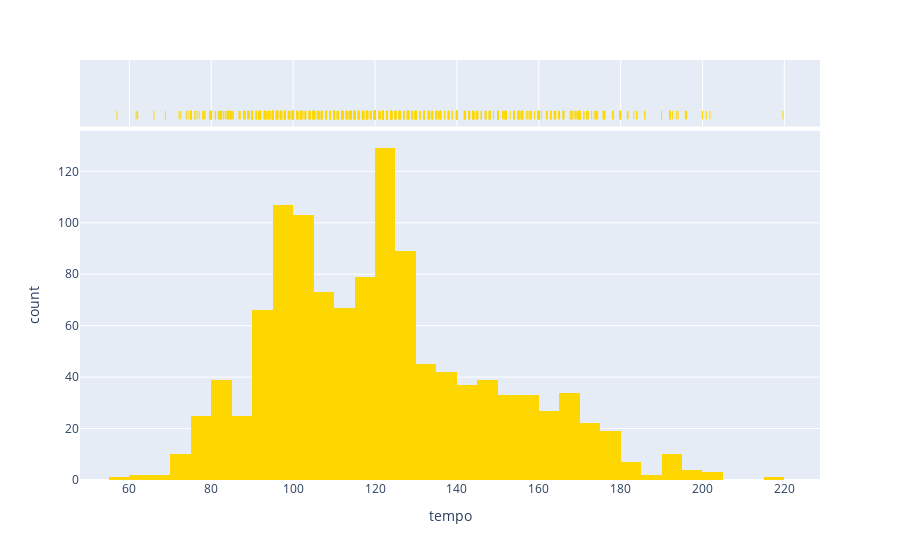

The notebook cell this image was saved under:
### Code cell
fig = px.histogram(df, x="tempo", marginal="rug", hover_data=df.columns, color_discrete_sequence=['gold'],)
fig.show()

### Figure 1 — Plotly figure (JSON) as saved in the notebook; plotly's stock layout.template omitted (floating-point values rounded to 4 significant figures; data arrays with more than 128 entries replaced by an {"elided": "..."} marker saying what was removed)
{"data": [{"alignmentgroup": "True", "bingroup": "x", "hovertemplate": "tempo=%{x}<br>count=%{y}<extra></extra>", "legendgroup": "", "marker": {"color": "gold", "pattern": {"shape": ""}}, "name": "", "offsetgroup": "", "orientation": "v", "showlegend": false, "type": "histogram", "x": {"elided": "1175 float values"}, "xaxis": "x", "yaxis": "y"}, {"alignmentgroup": "True", "boxpoints": "all", "customdata": {"elided": "1175x17 mixed values"}, "fillcolor": "rgba(255,255,255,0)", "hoveron": "points", "hovertemplate": "tempo=%{x}<br>name=%{customdata[0]}<br>artist=%{customdata[1]}<br>year_added=%{customdata[2]}<br>danceability=%{customdata[3]}<br>energy=%{customdata[4]}<br>key=%{customdata[5]}<br>loudness=%{customdata[6]}<br>mode=%{customdata[7]}<br>speechiness=%{customdata[8]}<br>acousticness=%{customdata[9]}<br>instrumentalness=%{customdata[10]}<br>liveness=%{customdata[11]}<br>valence=%{customdata[12]}<br>duration_ms=%{customdata[13]}<br>time_signature=%{customdata[14]}<br>uri=%{customdata[15]}<br>added_at=%{customdata[16]}<extra></extra>", "jitter": 0, "legendgroup": "", "line": {"color": "rgba(255,255,255,0)"}, "marker": {"color": "gold", "symbol": "line-ns-open"}, "name": "", "offsetgroup": "", "showlegend": false, "type": "box", "x": {"elided": "1175 float values"}, "xaxis": "x2", "yaxis": "y2"}], "layout": {"barmode": "relative", "legend": {"tracegroupgap": 0}, "margin": {"t": 60}, "xaxis": {"anchor": "y", "domain": [0, 1], "title": {"text": "tempo"}}, "xaxis2": {"anchor": "y2", "domain": [0, 1], "matches": "x", "showgrid": true, "showticklabels": false}, "yaxis": {"anchor": "x", "domain": [0, 0.8316], "title": {"text": "count"}}, "yaxis2": {"anchor": "x2", "domain": [0.8416, 1], "matches": "y2", "showgrid": false, "showline": false, "showticklabels": false, "ticks": ""}}}
